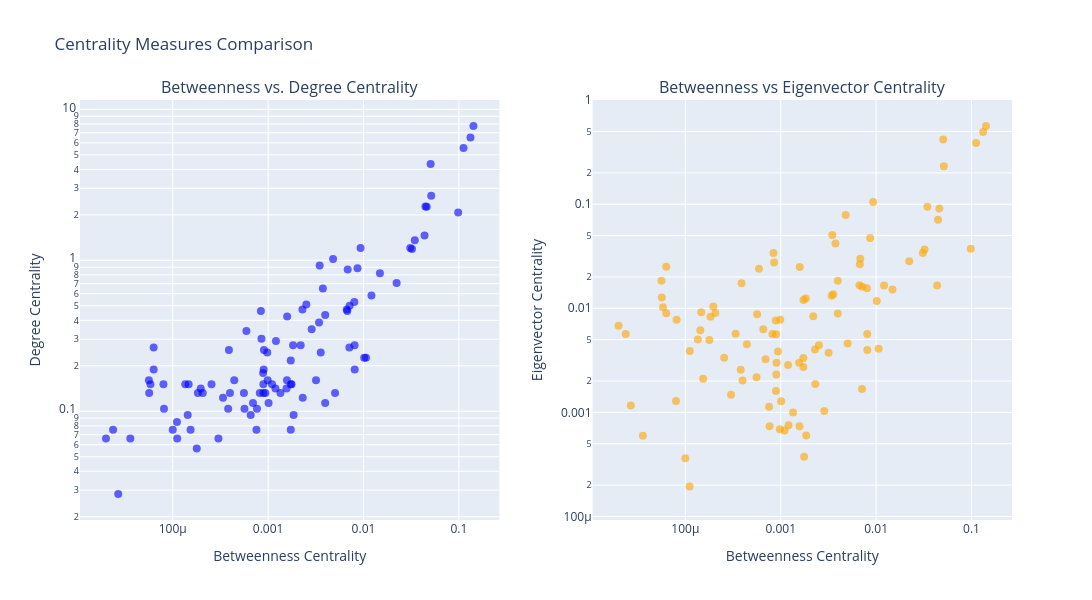

Notebook code for this chart:
### Code cell
## Visualizing the betweenness centrality of nodes vs degree centrality and the eigenvector centrality in a subplot using plotly
fig = make_subplots(rows=1, cols=2, subplot_titles=('Betweenness vs. Degree Centrality', 'Betweenness vs Eigenvector Centrality'))
fig.add_trace(go.Scatter(x=list(betweenness.values()), y=list(degree_centrality.values()),
                         mode='markers', name='Betweenness Centrality vs Degree Centrality',
                         marker=dict(color='blue', size=8, opacity=0.6)),
              row=1, col=1)
fig.add_trace(go.Scatter(x=list(betweenness.values()), y=list(eigenvector.values()),
                         mode='markers', name='Betweenness Centrality vs Eigenvector Centrality',
                         marker=dict(color='orange', size=8, opacity=0.6)),
                row=1, col=2)
fig.update_xaxes(title_text='Betweenness Centrality', row=1, col=1, type='log')
fig.update_yaxes(title_text='Degree Centrality', row=1, col=1, type='log')
fig.update_xaxes(title_text='Betweenness Centrality', row=1, col=2, type='log')
fig.update_yaxes(title_text='Eigenvector Centrality', row=1, col=2, type='log')
fig.update_layout(title_text='Centrality Measures Comparison', showlegend=False, 
                  width=1400, height=600)
fig.show()

# Save figure
# fig.write_image("centrality_comparison.png", scale=2)
